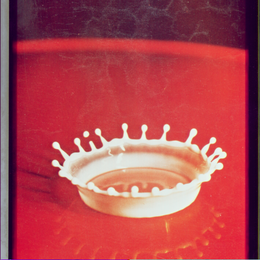
%> input picture USC_SIPI_Color/512/001.tiff, 260 x 260 px, shrunk from 512 x 512 before the run
$ octave demo_rgb.m   (GNU Octave 9; MATLAB toolbox functions it lacks are replaced by stand-ins)
%> lines starting %> are read from the running program, lines starting %| are printed output that depends on the picture; in (x1, y1, x2, y2) boxes, pixels count from 0 and x2, y2 are one past the last pixel; in counts of white or black regions, pixels touching at a corner belong together; the program's own positions count from 1
### getMaxorder.m
function [Maxorder,capacity] = getMaxorder(Messlength)
Maxorder = 1;
capacity = -1; % exclude00
while(Messlength > capacity)
    capacity = 0;
    for i = 0:Maxorder
        for j = 0:Maxorder
            if i + j <= Maxorder
                capacity = capacity + 1;
            end
        end
    end
    Maxorder = Maxorder + 1;
end
end

### meshplate.m
function [plate,rho,theta] = meshplate(Img)
plate = Img;
[rows, cols] = size(Img);
x = -1 + (1/cols) : (2/cols) : 1 - (1/cols);
y = 1 - (1/rows) : -(2/rows) : -1 + (1/rows);
[X, Y] = meshgrid(x, y);
[t, r] = cart2pol(X,Y);
logic = t<0;
theta = zeros(rows,cols);
theta(logic) = t(logic) + 2*pi;
theta(~logic) = t(~logic);
logic = r>1;
rho = zeros(rows,cols);
rho(logic) = 0.5;
rho(~logic) = r(~logic);
plate(logic) = 0;
end

### PHFM_De.m
function [Pnm] = PHFM_De(plate,rho,theta,Maxorder)
[N, M] = size(plate);
Pnm = zeros(Maxorder+1, Maxorder*2+1);
for order = 0:Maxorder
    for repetition = -Maxorder:Maxorder
        if order + abs(repetition) <= Maxorder
            if order == 0
                T = 1/sqrt(2);
            elseif mod(order, 2) == 1
                T = sin(rho.^2 * pi * (order+1));
            else
                T = cos(rho.^2 * pi * order);
            end
            H = T .* exp(-1j * repetition * theta);
            Product = double(plate) .* H;
            Pnm(order+1,repetition+Maxorder+1) = sum(Product(:)) * (8/(pi*N^2));
        end
    end
end
end


### CoreEmbed_3Channel.m
function [Pnm_e1,Pnm_e2,Pnm_e3,watermark,dq] = CoreEmbed_3Channel( ...
    Pnm_1,Pnm_2,Pnm_3,Maxorder,Messlength,num_n,QS)

% num_s不需要了
Pnm_e1 = Pnm_1; P00_1 = Pnm_1(1,Maxorder+1);
Pnm_e2 = Pnm_2; P00_2 = Pnm_2(1,Maxorder+1);
Pnm_e3 = Pnm_3; P00_3 = Pnm_3(1,Maxorder+1);

% seed = randi([1,10000]);
seed = 12;
rng(seed);
watermark=randi([0,1],1,Messlength);

% 抖动量预定义
d_0 = 0;
d_1 = d_0 + QS/2;

% 筛选备选嵌入矩并展平
count = 0;
for order = 0:Maxorder
    for repetition = 0:Maxorder
        if order + repetition == 0
            continue
        end
        if order + repetition <= Maxorder
            count = count + 1;
            flat_Pnm(:,count) = [order;repetition;
                Pnm_1(order+1,repetition+Maxorder+1);
                Pnm_2(order+1,repetition+Maxorder+1);
                Pnm_3(order+1,repetition+Maxorder+1)];
        end
    end
end

% 投影向量
for i = 1:Messlength
    proj_tem = abs(flat_Pnm(3:5,i));
    u(:,i) = proj_tem/norm(proj_tem);
end

% 矩幅度及标准化
for i = 1:Messlength
    %这个地方还有点疑点，三个通道上的需要做三次分别的标准化还是统一的标准化
    %目前能想到，假如做随机的话，肯定是各自的标准化更合适一些？（感觉）
    x(1,i) = (abs(flat_Pnm(3,i))/P00_1)*num_n;
    x(2,i) = (abs(flat_Pnm(4,i))/P00_2)*num_n;
    x(3,i) = (abs(flat_Pnm(5,i))/P00_3)*num_n;
end
% x = (abs(flat_Pnm(3:5,i))./P00)*num_n;

% Q(xTu,delta)
% x和u都是列向量了不用转了
for i = 1:Messlength
    xTu = x(:,i)' * u(:,i);
    if uint8(watermark(i)) == 1
        Dlt = d_1;
    elseif uint8(watermark(i)) == 0
        Dlt = d_0;
    else
        disp("only binary sequence permitted")
    end
    Q = round((xTu+Dlt)/QS)*QS-Dlt;
    dq(1,i) =  Q-xTu;%这里不是整数公式还得改改
    y(:,i) = x(:,i)+(Q-xTu)*u(:,i);
end

% 嵌入后的幅度恢复成矩
flat_Pnm_e = flat_Pnm;
for i = 1:Messlength
    flat_Pnm_e(3,i) = (y(1,i)*P00_1/num_n)/abs(flat_Pnm(3,i))*flat_Pnm(3,i);
    flat_Pnm_e(4,i) = (y(2,i)*P00_2/num_n)/abs(flat_Pnm(4,i))*flat_Pnm(4,i);
    flat_Pnm_e(5,i) = (y(3,i)*P00_3/num_n)/abs(flat_Pnm(5,i))*flat_Pnm(5,i);
end

% 嵌入后的展平矩再恢复成矩阵的结构
count = 0;
flag_break = 0;
for order = 0:Maxorder
    for repetition = 0:Maxorder
        if order + repetition == 0
            continue
        end
        if order + repetition <= Maxorder
            count = count + 1;
            if all(flat_Pnm_e(1:2,count) == [order;repetition])&&(count<=Messlength)
                Pnm_e1(order+1,repetition+Maxorder+1) = flat_Pnm_e(3,count);
                Pnm_e2(order+1,repetition+Maxorder+1) = flat_Pnm_e(4,count);
                Pnm_e3(order+1,repetition+Maxorder+1) = flat_Pnm_e(5,count);
            end
            if count > Messlength
                flag_break = 1;
            end
        end
        if flag_break == 1
            break
        end
    end
    if flag_break == 1
        break
    end
end

for order = 0:Maxorder
    for repetition = 1:Maxorder
        Pnm_e1(order+1,Maxorder+1-repetition) = conj(Pnm_e1(order+1,Maxorder+1+repetition));
        Pnm_e2(order+1,Maxorder+1-repetition) = conj(Pnm_e2(order+1,Maxorder+1+repetition));
        Pnm_e3(order+1,Maxorder+1-repetition) = conj(Pnm_e3(order+1,Maxorder+1+repetition));
    end
end
end % Function End

### PHFM_Re.m
function [fxy] = PHFM_Re(Pnm,plate,rho,theta,Maxorder)
[N, M] = size(plate);
fxy = zeros(N, M);
for order = 0:Maxorder
    for repetition = -Maxorder:1:Maxorder
        if order + abs(repetition) <= Maxorder
            if order == 0
                T = 1/sqrt(2);
            elseif mod(order, 2) == 1
                T = sin(rho.^2 * pi * (order+1));
            else
                T = cos(rho.^2 * pi * order);
            end
            H = T .* exp(1j * repetition * theta);
            Product = Pnm(order+1,repetition+Maxorder+1) .* H;
            fxy = fxy + Product;
        end
    end
end
end

### CoreExtract_3Channel.m
function [Pnm_wr1, Pnm_wr2, Pnm_wr3, watermark_ex] = CoreExtract_3Channel( ...
    Pnm_1,Pnm_2,Pnm_3,Maxorder,Messlength,num_n,QS,dq)

% Pnm_ex=Pnm;
Pnm_wr1 = Pnm_1; P00_1 = Pnm_1(1,Maxorder+1);
Pnm_wr2 = Pnm_2; P00_2 = Pnm_2(1,Maxorder+1);
Pnm_wr3 = Pnm_3; P00_3 = Pnm_3(1,Maxorder+1);

% 抖动量预定义
d_0 = 0;
d_1 = d_0 + QS/2;

% 筛选备选嵌入矩并展平
count = 0;
for order = 0:Maxorder
    for repetition = 0:Maxorder
        if order + repetition == 0
            continue
        end
        if order + repetition <= Maxorder
            count = count + 1;
            flat_Pnm(:,count) = [order;repetition;
                Pnm_1(order+1,repetition+Maxorder+1);
                Pnm_2(order+1,repetition+Maxorder+1);
                Pnm_3(order+1,repetition+Maxorder+1)];
        end
    end
end

% 投影向量
for i = 1:Messlength
    proj_tem = abs(flat_Pnm(3:5,i));
    u(:,i) = proj_tem/norm(proj_tem);
end

% 矩幅度及标准化
for i = 1:Messlength
    %这个地方还有点疑点，三个通道上的需要做三次分别的标准化还是统一的标准化
    x(1,i) = (abs(flat_Pnm(3,i))/P00_1)*num_n;
    x(2,i) = (abs(flat_Pnm(4,i))/P00_2)*num_n;
    x(3,i) = (abs(flat_Pnm(5,i))/P00_3)*num_n;
end

% 容器准备
watermark_ex = zeros(1,Messlength);

% Q(xTu,delta)
for i = 1:Messlength
    xTu = x(:,i)' * u(:,i);
    Q_0 = round((xTu+d_0)/QS)*QS-d_0;
    Q_1 = round((xTu+d_1)/QS)*QS-d_1;
    if abs(Q_0-xTu)<=abs(Q_1-xTu)
        watermark_ex(i)=0;
    else
        watermark_ex(i)=1;
    end
    x_q = dq(i) * u(:,i);
    xr(:,i) = x(:,i) - x_q;
end

% 嵌入后的幅度恢复成矩
flat_Pnm_wr = flat_Pnm;
for i = 1:Messlength
    flat_Pnm_wr(3,i) = (xr(1,i)*P00_1/num_n)/abs(flat_Pnm(3,i))*flat_Pnm(3,i);
    flat_Pnm_wr(4,i) = (xr(2,i)*P00_2/num_n)/abs(flat_Pnm(4,i))*flat_Pnm(4,i);
    flat_Pnm_wr(5,i) = (xr(3,i)*P00_3/num_n)/abs(flat_Pnm(5,i))*flat_Pnm(5,i);
end

% 嵌入后的展平矩再恢复成矩阵的结构
count = 0;
flag_break = 0;
for order = 0:Maxorder
    for repetition = 0:Maxorder
        if order + repetition == 0
            continue
        end
        if order + repetition <= Maxorder
            count = count + 1;
            if all(flat_Pnm_wr(1:2,count) == [order;repetition])&&(count<=Messlength)
                Pnm_wr1(order+1,repetition+Maxorder+1) = flat_Pnm_wr(3,count);
                Pnm_wr2(order+1,repetition+Maxorder+1) = flat_Pnm_wr(4,count);
                Pnm_wr3(order+1,repetition+Maxorder+1) = flat_Pnm_wr(5,count);
            end
            if count > Messlength
                flag_break = 1;
            end
        end
        if flag_break == 1
            break
        end
    end
    if flag_break == 1
        break
    end
end

for order = 0:Maxorder
    for repetition = 1:Maxorder
        Pnm_wr1(order+1,Maxorder+1-repetition) = conj(Pnm_wr1(order+1,Maxorder+1+repetition));
        Pnm_wr2(order+1,Maxorder+1-repetition) = conj(Pnm_wr2(order+1,Maxorder+1+repetition));
        Pnm_wr3(order+1,Maxorder+1-repetition) = conj(Pnm_wr3(order+1,Maxorder+1+repetition));
    end
end

end % Function End

### demo_rgb.m
clc
clear
close all
disp("running...")

%% Load image
Img_rgb = imread("USC_SIPI_Color/512/001.tiff");
%> Img_rgb is the input picture: size 260x260x3 uint8; mean R, G, B 176.3, 70.6, 79.9

c1 = Img_rgb(:,:,1);
c2 = Img_rgb(:,:,2);
c3 = Img_rgb(:,:,3);

Messlength = 128;
num_n = 5000;
QS = 20;

%% Embed
[Maxorder,capacity] = getMaxorder(Messlength);
[plate1,rho,theta] = meshplate(c1);
%> in meshplate, `rho(logic) = 0.5;`:
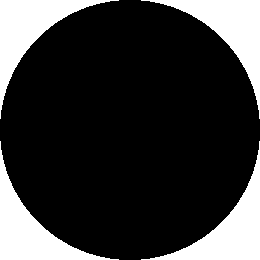
%> rho: size 260x260 double; values 0 (black) and 0.5 (white), 21.5% white; 4 white regions, box (x1, y1, x2, y2) and area: (0, 0, 119, 119) 3626, (141, 0, 260, 119) 3626, (0, 141, 119, 260) 3626, (141, 141, 260, 260) 3626
%> in meshplate, `rho(~logic) = r(~logic);`:
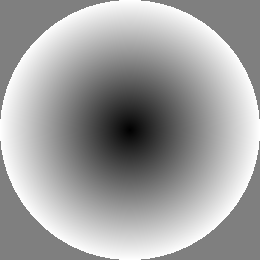
%> rho: size 260x260 double; min 0.00544, max 1, mean 0.631
[plate2,~,~] = meshplate(c2);
%> in meshplate (call 2), `plate(logic) = 0;`: plate: size 260x260 uint8; min 0, max 255, mean 61.5
[plate3,~,~] = meshplate(c3);

Pnm_1 = PHFM_De(plate1,rho,theta,Maxorder);
%> after the loop in PHFM_De, `for order = 0:Maxorder`:
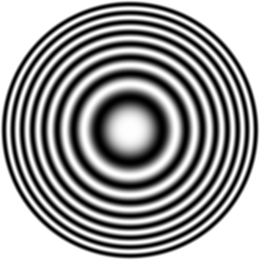
%> H: size 260x260 double; min -1, max 1, mean 0.215; drawn with min black and max white
%> after the loop in PHFM_De, `for order = 0:Maxorder`:
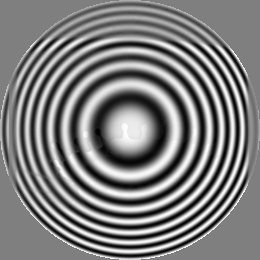
%> Product: size 260x260 double; min -238, max 238.4, mean -0.1; drawn with min black and max white
Pnm_2 = PHFM_De(plate2,rho,theta,Maxorder);
%> call 2 of PHFM_De, with Maxorder = 16
%> after the loop in PHFM_De (call 2), `for order = 0:Maxorder`:
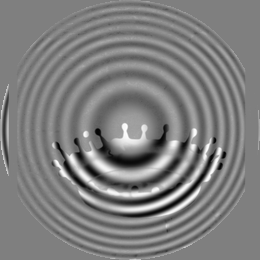
%> Product: size 260x260 double; min -249.9, max 249.8, mean 0; drawn with min black and max white
Pnm_3 = PHFM_De(plate3,rho,theta,Maxorder);

[Pnm_e1,Pnm_e2,Pnm_e3,watermark,dq] = CoreEmbed_3Channel...
    (Pnm_1,Pnm_2,Pnm_3,Maxorder,Messlength,num_n,QS);
%> in CoreEmbed_3Channel, `P00_1 = Pnm_1(1,Maxorder+1)`: P00_1 = 268.1
%> in CoreEmbed_3Channel, `P00_2 = Pnm_2(1,Maxorder+1)`: P00_2 = 110.7
%> in CoreEmbed_3Channel, `P00_3 = Pnm_3(1,Maxorder+1)`: P00_3 = 118.6
%> after the loop in CoreEmbed_3Channel, `for order = 0:Maxorder`: count = 152
%> the loop in CoreEmbed_3Channel, `for i = 1:Messlength` made 128 passes
%> proj_tem on passes 1 to 12: [26.58; 31.38; 20.34], [1.46; 10.09; 4.93], [9.18; 5.04; 6.04], [7.77; 4.7; 3.35], [3.39; 0.0587; 1.96], [2.92; 2.76; 2.52], [3.1; 2.98; 1.88], [0.433; 1.3; 1.23], [0.618; 1.4; 1.44], [0.665; 1.18; 1.33], [0.601; 2.4; 2.22], [0.471; 0.854; 0.794]
%> after the loop in CoreEmbed_3Channel, `for i = 1:Messlength`: u = 128 columns, first 8: [0.579 0.129 0.759 0.803 0.865 0.616 0.661 0.234; 0.684 0.891 0.417 0.486 0.015 0.582 0.635 0.706; 0.443 0.435 0.5 0.346 0.501 0.532 0.4 0.668]
%> after the loop in CoreEmbed_3Channel, `for i = 1:Messlength`: x = 128 columns, first 8: [495.7 27.15 171.2 145 63.3 54.43 57.88 8.08; 1418.1 455.9 227.6 212.5 2.65 124.5 134.8 58.96; 857.4 207.7 254.4 141.1 82.81 106.2 79.22 51.98]
%> the loop in CoreEmbed_3Channel, `for i = 1:Messlength` made 128 passes
%> (xTu, Q) on passes 1 to 12: (1637.3, 1640), (500.2, 510), (352, 350), (268.4, 260), (96.3, 100), (162.4, 160), (155.5, 160), (78.26, 70), (87.15, 90), (76.65, 70), (142.8, 150), (50.59, 50)
%> after the loop in CoreEmbed_3Channel, `for i = 1:Messlength`: Dlt = 10; dq = 128 values, max 9.99 at index 48, min -9.77 at index 76, mean 0.461; y = 128 columns, first 8: [497.2 28.41 169.7 138.2 66.5 52.97 60.83 6.14; 1420 464.7 226.8 208.4 2.71 123.1 137.6 53.13; 858.6 212 253.4 138.2 84.66 104.9 81.01 46.46]
%> after the loop in CoreEmbed_3Channel, `for order = 0:Maxorder`: count = 129; flag_break = 1
%> watermark = 128 values, max 1 at index 2, min 0 at index 1, mean 0.461

% C1 embed
Pnm_diff_1 = Pnm_e1 - Pnm_1;
fxy_diff_1 = PHFM_Re(Pnm_diff_1,plate1,rho,theta,Maxorder);
%> after the loop in PHFM_Re, `for order = 0:Maxorder`: Product: size 260x260 double; every value is 0
[fxy_diff_1,~,~] = meshplate(fxy_diff_1);
temp = double(c1)+real(fxy_diff_1);
c1_e = uint8(temp);

% C2 embed
Pnm_diff_2 = Pnm_e2 - Pnm_2;
fxy_diff_2 = PHFM_Re(Pnm_diff_2,plate2,rho,theta,Maxorder);
[fxy_diff_2,~,~] = meshplate(fxy_diff_2);
temp = double(c2)+real(fxy_diff_2);
c2_e = uint8(temp);

% C3 embed
Pnm_diff_3 = Pnm_e3 - Pnm_3;
fxy_diff_3 = PHFM_Re(Pnm_diff_3,plate3,rho,theta,Maxorder);
[fxy_diff_3,~,~] = meshplate(fxy_diff_3);
temp = double(c3)+real(fxy_diff_3);
c3_e = uint8(temp);

Img_rgb_e(:,:,1) = c1_e;
Img_rgb_e(:,:,2) = c2_e;
Img_rgb_e(:,:,3) = c3_e;

%%
PSNR = psnr(Img_rgb_e,Img_rgb)
%> PSNR = 46.04
figure
imshow(Img_rgb_e)

%% Extract
Img_rgb_w = Img_rgb_e;
c1_w = Img_rgb_w(:,:,1);
c2_w = Img_rgb_w(:,:,2);
c3_w = Img_rgb_w(:,:,3);

[plate1_w,rho,theta] = meshplate(c1_w);
[plate2_w,~,~] = meshplate(c2_w);
%> in meshplate (call 8), `plate(logic) = 0;`:
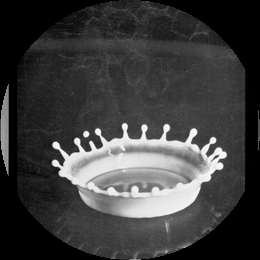
%> plate: size 260x260 uint8; min 0, max 255, mean 61.5; mean of the top-left, top-right, bottom-left and bottom-right quarters 35.2, 43.4, 71.8, 95.4
[plate3_w,~,~] = meshplate(c3_w);

Pnm_1_w = PHFM_De(plate1_w,rho,theta,Maxorder);
Pnm_2_w = PHFM_De(plate2_w,rho,theta,Maxorder);
Pnm_3_w = PHFM_De(plate3_w,rho,theta,Maxorder);

[Pnm_wr1,Pnm_wr2,Pnm_wr3,watermark_ex] = CoreExtract_3Channel( ...
    Pnm_1_w,Pnm_2_w,Pnm_3_w,Maxorder,Messlength,num_n,QS,dq);
%> after the loop in CoreExtract_3Channel, `for order = 0:Maxorder`: count = 152
%> the loop in CoreExtract_3Channel, `for i = 1:Messlength` made 128 passes
%> proj_tem on passes 1 to 12: [26.66; 31.42; 20.37], [1.52; 10.27; 5.04], [9.1; 5.02; 6.02], [7.41; 4.59; 3.28], [3.57; 0.0606; 2.01], [2.84; 2.74; 2.49], [3.26; 3.03; 1.92], [0.329; 1.19; 1.1], [0.662; 1.43; 1.48], [0.54; 1.09; 1.22], [0.669; 2.5; 2.34], [0.459; 0.845; 0.791]
%> after the loop in CoreExtract_3Channel, `for i = 1:Messlength`: u = 128 columns, first 8: [0.58 0.132 0.758 0.796 0.871 0.609 0.673 0.2; 0.684 0.89 0.418 0.493 0.0148 0.587 0.626 0.719; 0.443 0.436 0.501 0.352 0.491 0.533 0.395 0.666]
%> after the loop in CoreExtract_3Channel, `for i = 1:Messlength`: x = 128 columns, first 8: [497.2 28.42 169.7 138.2 66.53 52.97 60.85 6.14; 1419.4 464 226.8 207.4 2.74 123.7 137.1 53.58; 858.5 212.2 253.6 138.3 84.71 104.8 80.76 46.35]
%> the loop in CoreExtract_3Channel, `for i = 1:Messlength` made 128 passes
%> (xTu, Q_0, Q_1, x_q) on passes 1 to 12: (1639.1, 1640, 1630, [1.55; 1.83; 1.19]), (509.4, 500, 510, [1.3; 8.74; 4.28]), (350.5, 360, 350, [-1.5; -0.83; -0.995]), (261, 260, 270, [-6.69; -4.14; -2.96]), (99.58, 100, 90, [3.22; 0.0547; 1.81]), (160.7, 160, 170, [-1.45; -1.4; -1.27]), (158.6, 160, 150, [3.01; 2.8; 1.77]), (70.6, 80, 70, [-1.65; -5.94; -5.5]), (89.2, 80, 90, [0.872; 1.88; 1.95]), (70.73, 80, 70, [-2.09; -4.22; -4.7]), (149.3, 140, 150, [1.39; 5.18; 4.85]), (50.24, 60, 50, [-0.219; -0.402; -0.377])
%> after the loop in CoreExtract_3Channel, `for i = 1:Messlength`: watermark_ex has the same summary as watermark outside CoreExtract_3Channel; xr = 128 columns, first 8: [495.7 27.12 171.2 144.9 63.31 54.42 57.85 7.79; 1417.5 455.3 227.6 211.6 2.68 125.1 134.3 59.52; 857.3 208 254.6 141.3 82.89 106 78.99 51.85]
%> after the loop in CoreExtract_3Channel, `for order = 0:Maxorder`: count = 129
%> watermark_ex has the same summary as watermark

BER = sum(abs(watermark_ex-watermark)/Messlength);
%> BER = 0

%%
Pnm_diff_wr_1 = Pnm_1_w - Pnm_wr1;
fxy_diff_wr_1 = PHFM_Re(Pnm_diff_wr_1,plate1,rho,theta,Maxorder);
[fxy_diff_wr_1,~,~] = meshplate(fxy_diff_wr_1);
temp = double(c1_w)-real(fxy_diff_wr_1);
c1_wr = uint8(temp);

Pnm_diff_wr_2 = Pnm_2_w - Pnm_wr2;
fxy_diff_wr_2 = PHFM_Re(Pnm_diff_wr_2,plate2,rho,theta,Maxorder);
[fxy_diff_wr_2,~,~] = meshplate(fxy_diff_wr_2);
temp = double(c2_w)-real(fxy_diff_wr_2);
c2_wr = uint8(temp);

Pnm_diff_wr_3 = Pnm_3_w - Pnm_wr3;
fxy_diff_wr_3 = PHFM_Re(Pnm_diff_wr_3,plate3,rho,theta,Maxorder);
[fxy_diff_wr_3,~,~] = meshplate(fxy_diff_wr_3);
temp = double(c3_w)-real(fxy_diff_wr_3);
c3_wr = uint8(temp);

Img_rgb_wr(:,:,1) = c1_wr;
Img_rgb_wr(:,:,2) = c2_wr;
Img_rgb_wr(:,:,3) = c3_wr;

figure
subplot(121)
imshow(Img_rgb_w)
subplot(122)
imshow(Img_rgb_wr)

dr = Img_rgb - Img_rgb_wr;
dr1 = dr(:,:,1);
%> dr1: size 260x260 uint8; values 0 (black) and 1 (white), 3.6% white in thin lines or dots
dr2 = dr(:,:,2);
%> dr2: size 260x260 uint8; values 0 (black) and 1 (white), 1% white in thin lines or dots
dr3 = dr(:,:,3);
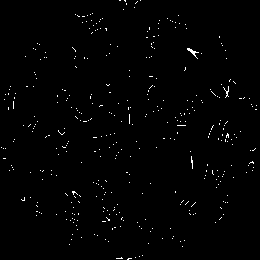
%> dr3: size 260x260 uint8; values 0 (black) and 1 (white), 1% white in thin lines or dots

figure
subplot(131)
imshow(dr1*50)
subplot(132)
imshow(dr2*50)
subplot(133)
imshow(dr3*50)
